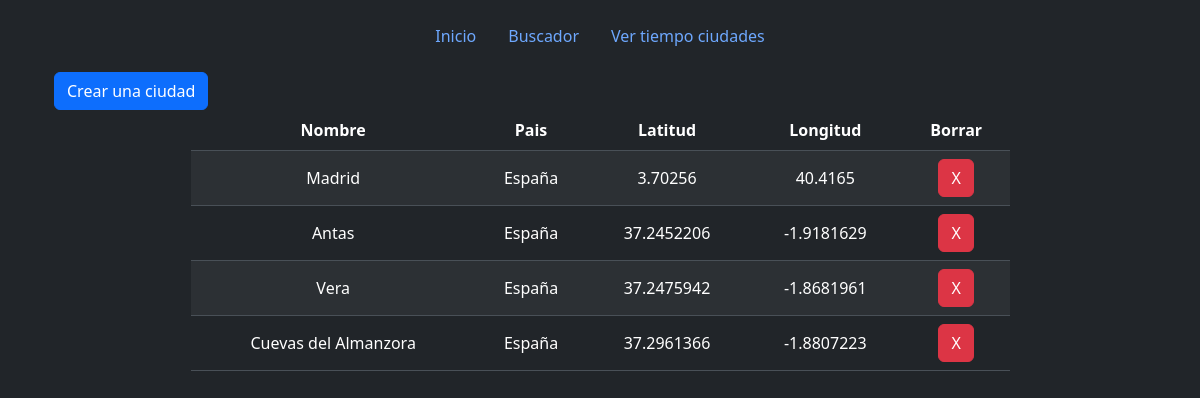
The page / on the database its author committed.
### tables this page shows
CREATE TABLE `cities` (
  `id` tinyint(4) NOT NULL AUTO_INCREMENT,
  `name` varchar(50) NOT NULL,
  `country` varchar(50) NOT NULL,
  `latitude` double NOT NULL,
  `longitude` double NOT NULL,
  PRIMARY KEY (`id`)
);

### src/controllers/CitiesController.php (called while the page is built, shortened)
<?php
class CitiesController
{
  public static function getAllCities(): void
  {
    $cities = CitiesModel::getAllCities();
    ShowCitiesView::render($cities);
  }
}

### src/models/DBConnection.php (called while the page is built, shortened)
<?php
class DBConnection
{
  private PDO|null $conn;
  public function __construct()
  {
    $host = 'mariadb_examen:3306';
    try {
      $this->conn = new PDO("mysql:host=$host;dbname=examen", "root", "mysql?");
      $this->conn->setAttribute(PDO::ATTR_ERRMODE, PDO::ERRMODE_EXCEPTION);
      $this->conn->setAttribute(PDO::ATTR_EMULATE_PREPARES, false);
    } catch (PDOException $e) {
        var_dump($e->getMessage());
      $this->conn = null;
    }
  }
  public function getConnection()
  {
    return $this->conn;
  }
}

### src/models/CitiesModel.php (called while the page is built, shortened)
<?php
class CitiesModel
{
  public static function getAllCities() {
    $conn = new DBConnection();
    $stmt = $conn->getConnection()->prepare("SELECT * FROM cities");
    $stmt->setFetchMode(PDO::FETCH_CLASS | PDO::FETCH_PROPS_LATE, 'App\models\City');
    $stmt->execute();
    return $stmt->fetchAll();
  }
}

### src/models/City.php (called while the page is built, shortened)
<?php
class City
{
  private $id;
  private $name;
  private $country;
  private $longitude;
  private $latitude;
  public function __construct($id = '', $name = '', $country = '', $longitude = '', $latitude = '')
  {
    $this->id = $id;
    $this->name = $name;
    $this->country = $country;
    $this->longitude = $longitude;
    $this->latitude = $latitude;
  }
  public function getId(): mixed
  {
    return $this->id;
  }
  public function getName(): mixed
  {
    return $this->name;
  }
  public function getCountry(): mixed
  {
    return $this->country;
  }
  public function getLongitude(): mixed
  {
    return $this->longitude;
  }
  public function getLatitude(): mixed
  {
    return $this->latitude;
  }
}

### src/views/ShowCitiesView.php (the view, shortened to what this page needs)
<?php
class ShowCitiesView
{
  public static function render($cities): void
  {
    include "cabecera.php";
    ?>
    <div class="container">
        <button type="button" class="btn btn-primary" data-bs-toggle="modal" data-bs-target="#exampleModal">
            Crear una ciudad
        </button>
        <table class="table table-striped w-75 m-auto text-center align-middle">
            <thead>
            <tr>
                <th scope="col">Nombre</th>
                <th scope="col">Pais</th>
                <th scope="col">Latitud</th>
                <th scope="col">Longitud</th>
                <th scope="col">Borrar</th>
            </tr>
            </thead>
            <tbody>
    <?php
    foreach ($cities as $city) {
    ?>
        <tr>
            <td><?= $city->getName() ?></td>
            <td><?= $city->getCountry() ?></td>
            <td><?= $city->getLatitude() ?></td>
            <td><?= $city->getLongitude() ?></td>
            <td><a class="btn btn-danger" href="index.php?action=delete&id=<?= $city->getId() ?>">X</a></td>
        </tr>
    <?php
    }
    ?>
            </tbody>
        </table>
    </div>
    <?php
    include "pie.php";
  }
}

### src/index.php (shortened to what this page needs)
<?php
spl_autoload_register(function ($class) {
    $path = substr($class, strpos($class, "\\") + 1);
    $path = str_replace("\\", "/", $path);
});
if (!empty($_GET)) {
  if (isset($_GET['action']) && strcmp($_GET['action'], "delete") === 0) {
    CitiesController::deleteById($_GET['id']);
  } else if (isset($_GET['action']) && strcmp($_GET['action'], "show-finder") === 0) {
    CitiesController::showFinder();
  } else if (isset($_GET['action']) && strcmp($_GET['action'], "save-city") === 0) {
    $city = new City("", $_GET['city'], $_GET['country'], $_GET["longitude"], $_GET["latitude"]);
    CitiesController::addCity($city);
  } else if (isset($_GET['action']) && strcmp($_GET['action'], "show-weather") === 0) {
    CitiesController::showWeather();
  }
} else if (!empty($_POST)) {
  if (isset($_POST["add-city"])) {
    $city = new City("", $_POST["name"], $_POST["country"], $_POST["latitude"], $_POST["longitude"]);
    CitiesController::addCity($city);
  }
} else {
  CitiesController::getAllCities();
}

### src/views/cabecera.php (shortened to what this page needs)
<!doctype html>
<html lang="es" data-bs-theme="dark">
<head>
    <link href="https://cdn.jsdelivr.net/npm/bootstrap@5.3.3/dist/css/bootstrap.min.css" rel="stylesheet">
</head>
<body>
<div class="container">
  <header class="d-flex justify-content-center py-3">
    <ul class="nav nav-pills">
      <li class="nav-item"><a href="index.php" class="nav-link">Inicio</a></li>
      <li class="nav-item"><a href="index.php?action=show-finder" class="nav-link">Buscador</a></li>
      <li class="nav-item"><a href="index.php?action=show-weather" class="nav-link">Ver tiempo ciudades</a></li>
    </ul>
  </header>

### src/views/pie.php (shortened to what this page needs)
</div>
</body>
</html>

### rows shown on the page
cities: name "Madrid", country "España", latitude "3.70256", longitude "40.4165"
cities: name "Antas", country "España", latitude "37.2452206", longitude "-1.9181629"
cities: name "Vera", country "España", latitude "37.2475942", longitude "-1.8681961"
cities: name "Cuevas del Almanzora", country "España", latitude "37.2961366", longitude "-1.8807223"
